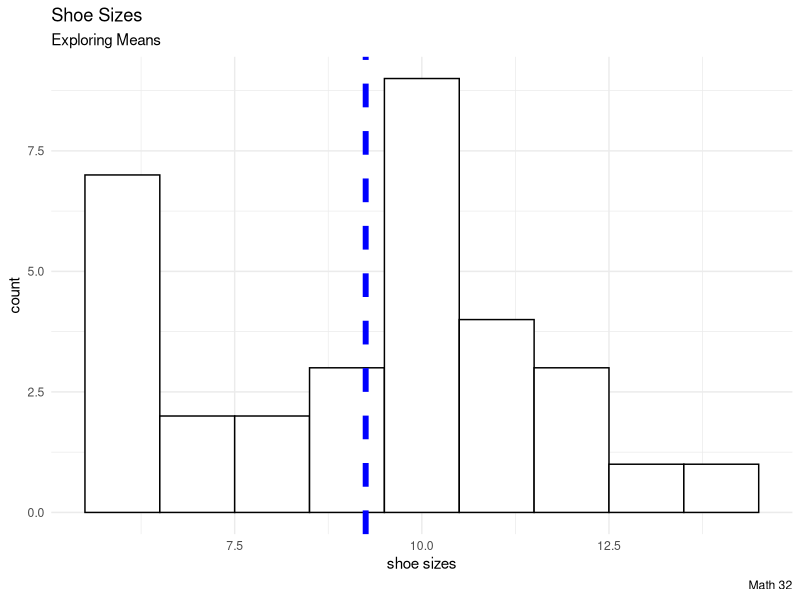

R code for this plot:
## ---- chunk 1
library("ggplot2")

N <- 32

shoe_sizes <- 6:14
without_outlier <- sample(shoe_sizes, N, replace = TRUE)
df_without_outlier <- data.frame(without_outlier)

outlier <- 100
with_outlier <- c(without_outlier, outlier)
df_with_outlier <- data.frame(with_outlier)

ggplot(df_without_outlier, aes(x = without_outlier)) +
  geom_histogram(binwidth = 1, color = "black", fill = "white") +
  geom_vline(aes(xintercept = mean(without_outlier)),
             color = "blue", linetype = "dashed", size = 2) +
  labs(title = "Shoe Sizes", subtitle = "Exploring Means",
       caption = "Math 32", x = "shoe sizes") +
  theme_minimal() +
  theme(legend.position = "none")
